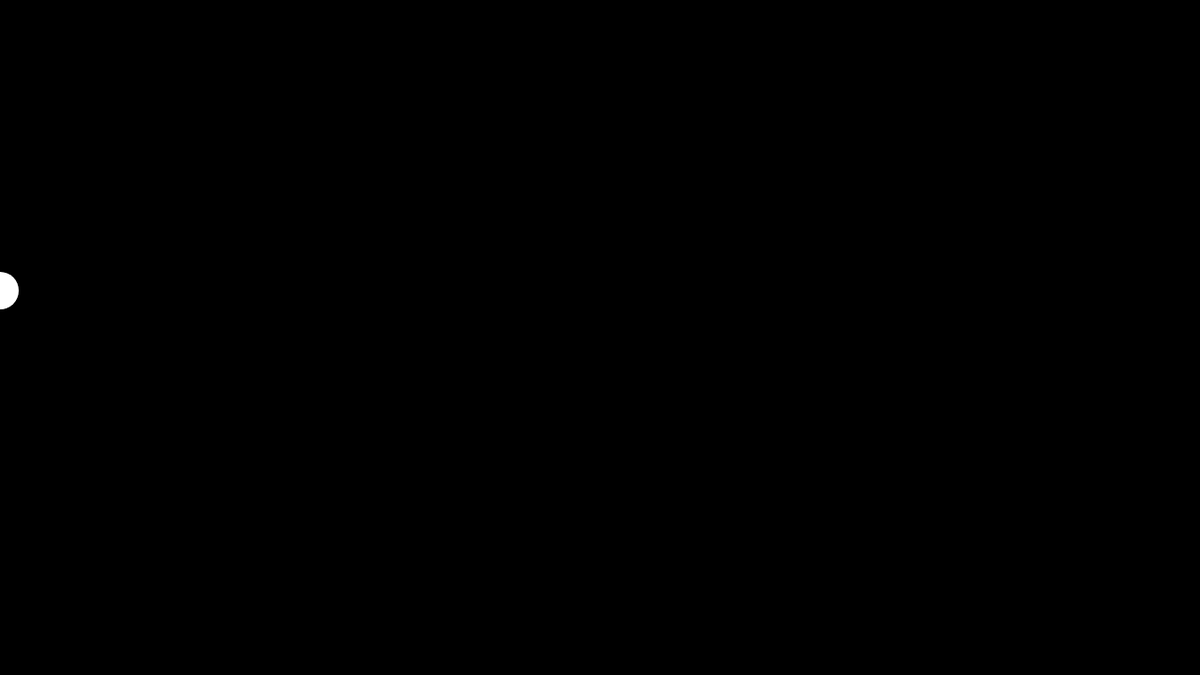
Frame 1 (no input)
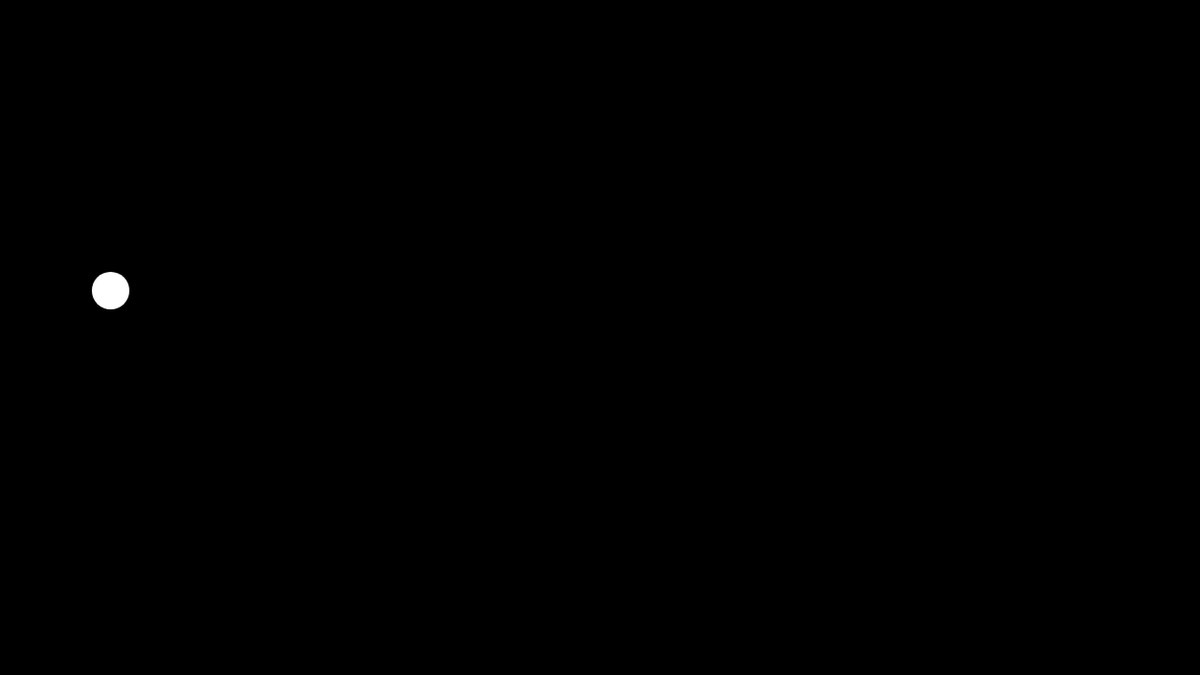
Frame 60 (no input)
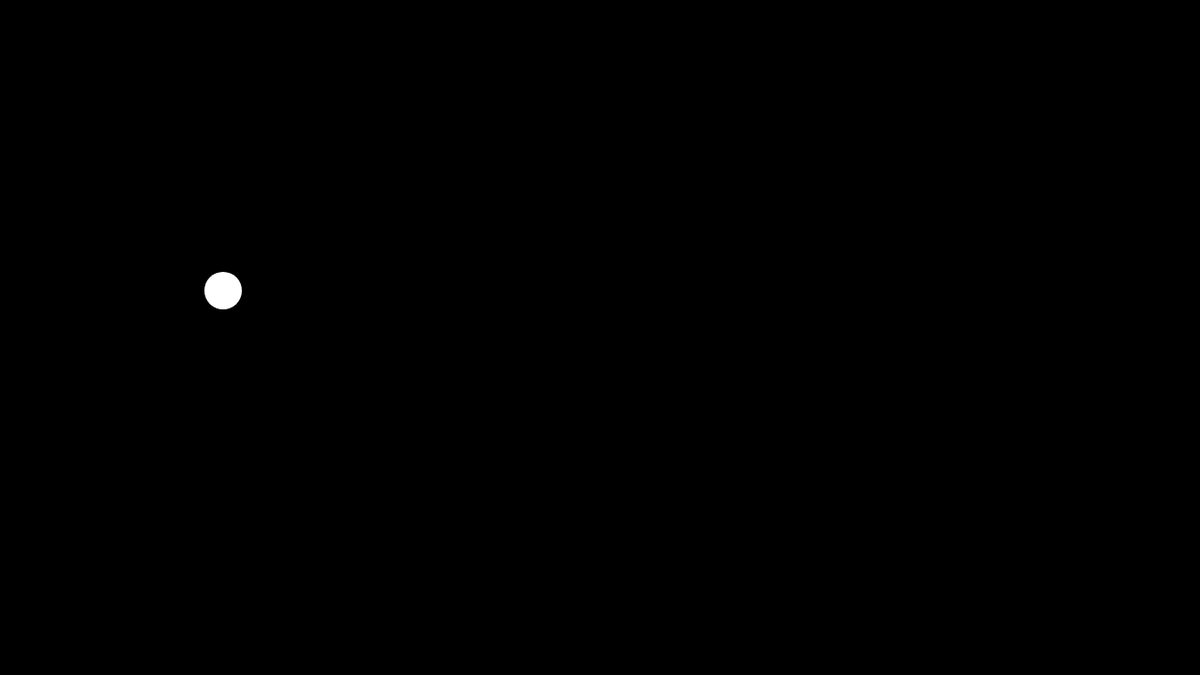
Frame 120 (the mouse pressed at the canvas centre since frame 60)

The p5.js sketch that drew these frames (run headless with seeded random() and noise() and a simulated clock; from frame 60 on, the mouse is pressed at the canvas centre):

// p5.js sketch
// ── sketch.js
var xpos = 0
var diameter = 40
var shapes = []

function setup() {
  createCanvas(1280, 720)
  for (var i = 0; i < 30; i++) {
    shapes[i] = {
      x: 300,
      y: 200,

      display: function() {
        stroke(255);
        noFill();
        ellipse(this.x, this.y, 40, 40);
      },
      move: function() {
        this.x = this.x + random(-2, 2);
        this.y = this.y + random(-2, 2);
      }
    }
  }

}




function draw() {
  background(0);
  fill(255);
  noStroke();
  ellipse(xpos, 310, diameter, diameter);
  xpos += 2



if(xpos >= 500){
  
   fill(255);
   noStroke();
  ellipse(xpos, 310, diameter, diameter);
  xpos += 5

  //rect(1000, 0, 50, 720);
  
  for(var i = 0; i < shapes.length; i++) {
    shapes[i].move();
    shapes[i]. display();
    

    }
  } 
}
      
  
